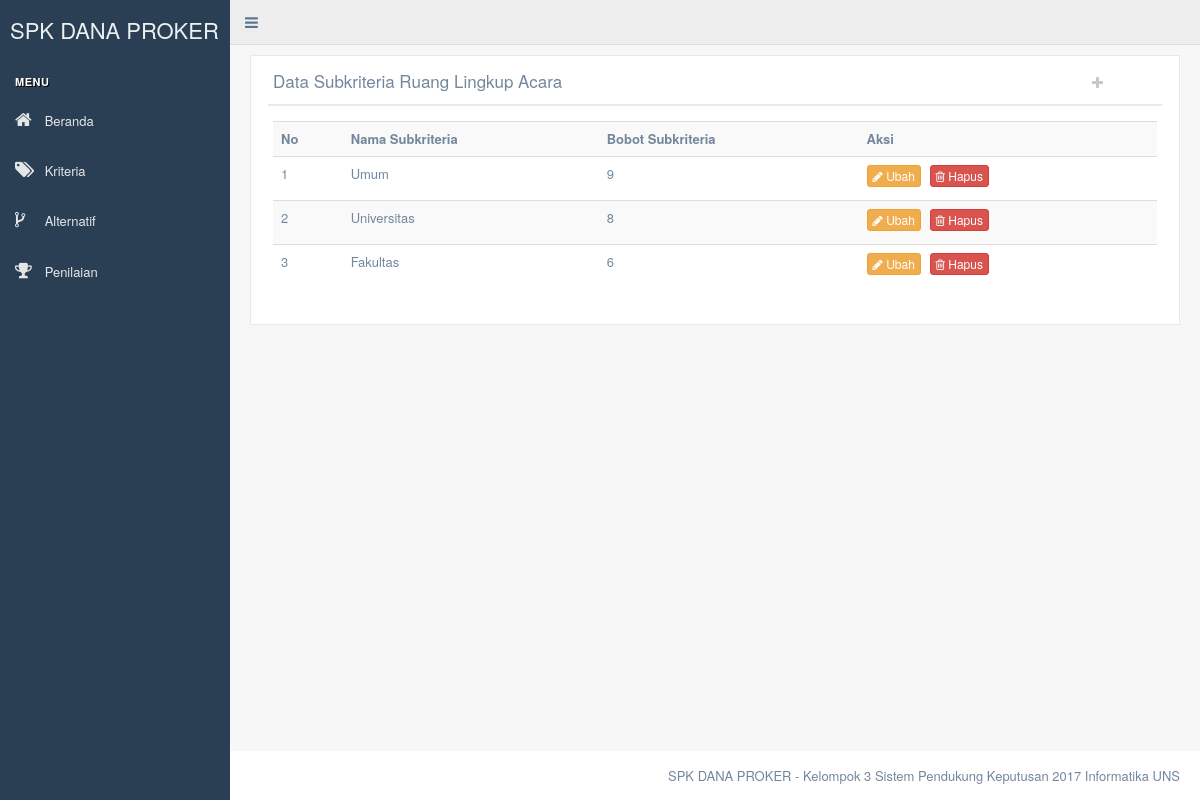
The app's page /subkriteria.php?id=20 with its own data.
### tables this page shows
CREATE TABLE `kriteria` (
  `id` int(2) NOT NULL,
  `nama` varchar(25) NOT NULL,
  `bobot` int(2) NOT NULL,
  `jenis` varchar(10) NOT NULL
);

CREATE TABLE `subkriteria` (
  `id` int(2) NOT NULL,
  `nama` varchar(25) NOT NULL,
  `bobot` int(2) NOT NULL,
  `id_kriteria` int(2) NOT NULL
);

### crud_subkriteria.php (the view, shortened to what this page needs)
<?php
	require 'koneksi.php';
	function get_subkriteria() {
		global $koneksi;
		$sql = "SELECT * FROM subkriteria WHERE id_kriteria = " .$_GET['id'];
		$query = mysqli_query($koneksi, $sql);
		if(mysqli_num_rows($query) == 0) {
			echo "Belum ada subkriteria";
		} else {
?>
			<table class="table table-striped">
				<tr>
					<th>No</th>
					<th>Nama Subkriteria</th>
					<th>Bobot Subkriteria</th>
					<th>Aksi</th>
				</tr>
<?php
			$no = 1;
			while($row = mysqli_fetch_assoc($query)) {
?>
				<tr>
					<td><?php echo $no; ?></td>
					<td><?php echo $row['nama']; ?></td>
					<td><?php echo $row['bobot']; ?></td>
					<td>
						<a class="btn btn-warning btn-xs" data-toggle="modal" data-placement="right" data-target="#modal_ubah_subkriteria_<?php echo $row['id']; ?>"><i class="fa fa-pencil"></i> Ubah</a>
						<a class="btn btn-danger btn-xs" data-toggle="modal" data-placement="right" data-target="#modal_hapus_subkriteria_<?php echo $row['id']; ?>"><i class="fa fa-trash-o"></i> Hapus</a>
					</td>
				</tr>
<?php
				$no++;
			}
?>
			</table>
<?php
		}
	}
?>

### subkriteria.php (shortened to what this page needs)
<?php
	require 'crud_subkriteria.php';
?>
<!DOCTYPE html>
<html>
<head>
	<?php require 'layout/header.php'; ?>
</head>
<body class="nav-md footer_fixed">
	<div class="container body">
		<div class="main_container">
			<?php
				require 'layout/side_menu.php';
				require 'layout/top_navigation.php';
			?>
			<div class="right_col" role="main">
				<div class="">
					<div class="row">
						<div class="col-md-12 col-sm-12 col-xs-12">
							<div class="x_panel">
								<div class="x_title">
									<?php
										$sql = "SELECT * FROM kriteria WHERE id = " .$_GET['id'];
										$query = mysqli_query($koneksi, $sql);
										$row = mysqli_fetch_assoc($query);
									?>
									<h2>Data Subkriteria <?php echo $row['nama']; ?></h2>
									<ul class="nav navbar-right panel_toolbox">
										<li><a class="" data-toggle="modal" data-placement="right" data-target="#modal_tambah_subkriteria" title="Tambah Subkriteria"><i class="fa fa-plus"></i></a></li>
									</ul>
									<div class="clearfix"></div>
								</div>
								<div class="x_content">
									<?php
										get_subkriteria();
									?>
								</div>
							</div>
						</div>
					</div>
				</div>
			</div>
			<?php require 'layout/footer.php'; ?>
		</div>
	</div>
</body>
</html>

### records on screen
kriteria: nama "Ruang Lingkup Acara"
subkriteria: nama "Umum", bobot "9"
subkriteria: nama "Universitas", bobot "8"
subkriteria: nama "Fakultas", bobot "6"
